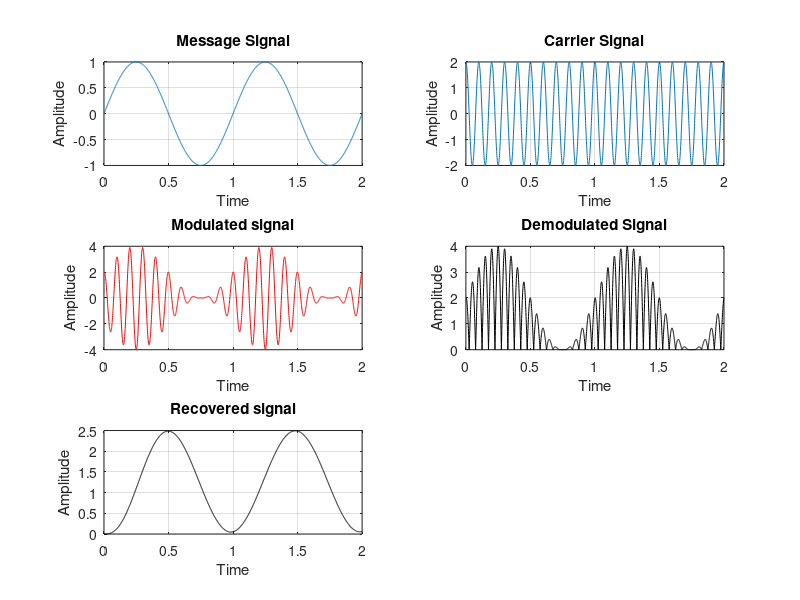

Write MATLAB code to recreate this figure.
clc;
close all;
Am= 1; %amplitude of Modulating Signal
Ac= 2; %amplitude of Carrier Signal
fm= 1; %fm<fc Modulating frequency
fc=10; %Carrier Frequency
fs=100*fc;
m=1; %Modulation Index(M=1)
t= 0:0.001:2; %time axis
x= Am*sin(2*pi*fm*t); %message signal
subplot(3,2,1);
plot(t,x);
xlabel('Time');
ylabel('Amplitude');
title('Message Signal');
grid on;
y= Ac*cos(2*pi*fc*t); %carrier signal
subplot(3,2,2)
plot(t,y);
xlabel('Time');
ylabel('Amplitude');
title('Carrier Signal');
grid on;
am_modulated= (1+m*x).*y;
subplot(3,2,3);
plot(t,am_modulated);
plot(t,am_modulated,'r');
xlabel('Time');
ylabel('Amplitude');
title('Modulated signal');
grid on;
demodulated= abs(am_modulated);
subplot(3,2,4);
plot(t,demodulated);
plot(t, demodulated,'k');
xlabel('Time');
ylabel('Amplitude');
title('Demodulated Signal');
grid on;
nf= fm/fs;
[a,b]= butter(3,3*nf);
z= filter(a,b,demodulated);
subplot(3,2,5);
plot(t,z);
plot(t,z,'k');
xlabel('Time');
ylabel('Amplitude');
title('Recovered signal');
grid on;